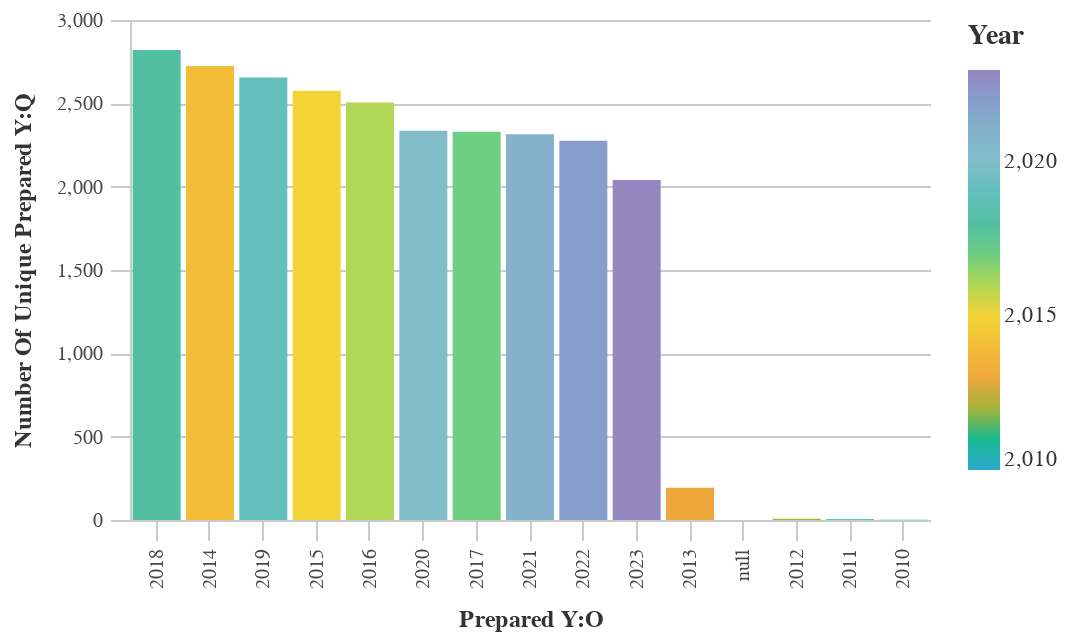

The notebook cell this image was saved under:
### Code cell
_dla_utils.basic_bar_chart(tops, "prepared_y:O","unique_prepared_y:Q", "prepared_y", "subset")

### Figure 1 — Vega-Lite specification as saved in the notebook (floating-point values rounded to 4 significant figures)
{"width": 400, "height": 250, "background": "white", "config": {"title": {"fontSize": 18, "font": "Raleway", "anchor": "middle", "fontColor": "#333", "fontWeight": 300, "offset": 20}, "header": {"labelFont": "Nunito Sans", "titleFont": "Raleway"}, "axis": {"domain": true, "domainColor": "#cbcbcb", "grid": true, "gridColor": "#cbcbcb", "gridWidth": 1, "labelColor": "#474747", "labelFontSize": 10, "titleColor": "#333", "tickColor": "#cbcbcb", "tickSize": 10, "titleFontSize": 12, "titlePadding": 10, "labelPadding": 4, "labelFont": "Nunito Sans", "titleFont": "Raleway"}, "axisBand": {"grid": false}, "range": {"category_bright": ["#2EA8CE", "#EB9F3C", "#F4D837", "#51BF9D", "#8CBCCB", "#9487C0"], "category_bold": ["#136C97", "#E16B26", "#F6BF16", "#00896B", "#7790A3", "#5B559C"], "diverging": ["#E16B26", "#EB9F3C", "#f6e7e1", "#8CBCCB", "#2EA8CE", "#136C97"], "sequential": ["#B9D6DF", "#8CBCCB", "#2EA8CE", "#136C97", "#0B405B"]}, "legend": {"labelFont": "Nunito Sans", "labelFontSize": 11, "symbolType": "square", "symbolSize": 30, "titleFont": "Raleway", "titleFontSize": 14, "titlePadding": 10, "padding": 1, "orient": "right", "labelLimit": 0, "labelColor": "#333", "titleColor": "#333"}, "view": {"stroke": "transparent"}, "group": {"fill": "white"}, "arc": {"fill": "#8CBCCB"}, "area": {"fill": "#8CBCCB"}, "line": {"stroke": "#8CBCCB", "strokeWidth": 2}, "trail": {"color": "#8CBCCB", "stroke": "#8CBCCB", "strokeWidth": 0, "size": 1}, "path": {"stroke": "#8CBCCB", "strokeWidth": 0.5}, "rect": {"fill": "#8CBCCB"}, "point": {"filled": true, "shape": "circle"}, "shape": {"stroke": "#8CBCCB"}, "text": {"font": "Nunito Sans", "color": "#8CBCCB", "fontSize": 11, "align": "center", "fontWeight": 400, "size": 11}, "bar": {"binSpacing": 2, "fill": "#8CBCCB", "stroke": false}, "background": "white", "font": "Raleway"}, "data": {"name": "data-6c46671c4efd0250eb275ba6db2a8e46"}, "mark": {"type": "bar"}, "encoding": {"color": {"field": "prepared_y", "legend": {"symbolLimit": 10, "title": "Year"}, "scale": {"range": ["#2EA8CE", "#EB9F3C", "#F4D837", "#51BF9D", "#8CBCCB", "#9487C0"]}, "type": "quantitative"}, "tooltip": [{"field": "Prepared Y", "title": "Prepared Y:O", "type": "ordinal"}, {"field": "Number Of Unique Prepared Y", "title": "Number Of Unique Prepared Y:Q", "type": "quantitative"}], "x": {"field": "prepared_y", "sort": "-y", "title": "Prepared Y:O", "type": "ordinal"}, "y": {"field": "unique_prepared_y", "title": "Number Of Unique Prepared Y:Q", "type": "quantitative"}}, "$schema": "https://vega.github.io/schema/vega-lite/v5.8.0.json", "datasets": {"data-6c46671c4efd0250eb275ba6db2a8e46": [{"prefix": "HSIPL", "unique_prefix": 3974, "prepared_y": 2018, "unique_prepared_y": 2820.0, "status_comment": "Authorized", "unique_status_comment": 24030, "project_location": null, "unique_project_location": 520, "type_of_work": "Bridge Replacement (tc)", "unique_type_of_work": 856, "mpo": "SCAG", "unique_mpo": 6109, "primary_agency_name": "Humboldt County", "unique_primary_agency_name": 898}, {"prefix": "CML", "unique_prefix": 3946, "prepared_y": 2014, "unique_prepared_y": 2724.0, "status_comment": "..", "unique_status_comment": 174, "project_location": "San Francisco Bay Area", "unique_project_location": 81, "type_of_work": "Bridge Replacement", "unique_type_of_work": 652, "mpo": "MTC", "unique_mpo": 3955, "primary_agency_name": "Santa Cruz County", "unique_primary_agency_name": 642}, {"prefix": "STPL", "unique_prefix": 3344, "prepared_y": 2019, "unique_prepared_y": 2655.0, "status_comment": "Prog Code Z400", "unique_status_comment": 108, "project_location": "FTA transfer", "unique_project_location": 61, "type_of_work": "FTA Transfer", "unique_type_of_work": 520, "mpo": "NON-MPO", "unique_mpo": 3288, "primary_agency_name": "Los Angeles", "unique_primary_agency_name": 599}, {"prefix": "ER", "unique_prefix": 2259, "prepared_y": 2015, "unique_prepared_y": 2575.0, "status_comment": "Prog Code M400", "unique_status_comment": 76, "project_location": "Golden Gate Bridge", "unique_project_location": 36, "type_of_work": "Permanent Restoration", "unique_type_of_work": 417, "mpo": "SACOG", "unique_mpo": 2216, "primary_agency_name": "Los Angeles County", "unique_primary_agency_name": 540}, {"prefix": "BRLO", "unique_prefix": 1750, "prepared_y": 2016, "unique_prepared_y": 2505.0, "status_comment": "Prog Code Z230", "unique_status_comment": 48, "project_location": "Various Locations", "unique_project_location": 36, "type_of_work": "Road Rehabilitation", "unique_type_of_work": 300, "mpo": "CFCG", "unique_mpo": 1589, "primary_agency_name": "Fresno", "unique_primary_agency_name": 522}, {"prefix": "BRLS", "unique_prefix": 1138, "prepared_y": 2020, "unique_prepared_y": 2336.0, "status_comment": "Prog Code Z003", "unique_status_comment": 30, "project_location": "Sacog Region", "unique_project_location": 32, "type_of_work": "Emergency Opening", "unique_type_of_work": 278, "mpo": "KCOG", "unique_mpo": 1169, "primary_agency_name": "El Dorado County", "unique_primary_agency_name": 354}, {"prefix": "ATPL", "unique_prefix": 748, "prepared_y": 2017, "unique_prepared_y": 2330.0, "status_comment": "Prog Code M40E", "unique_status_comment": 27, "project_location": "Throughout Kern County", "unique_project_location": 27, "type_of_work": "Bridge Preventive Maintenance", "unique_type_of_work": 192, "mpo": "AMBAG", "unique_mpo": 1022, "primary_agency_name": "Kern County", "unique_primary_agency_name": 339}, {"prefix": "RPSTPL", "unique_prefix": 618, "prepared_y": 2021, "unique_prepared_y": 2315.0, "status_comment": "prog code Y230", "unique_status_comment": 24, "project_location": "Citywide", "unique_project_location": 20, "type_of_work": "Storm Damage Restoration", "unique_type_of_work": 177, "mpo": "STANCOG", "unique_mpo": 943, "primary_agency_name": "Stockton", "unique_primary_agency_name": 318}, {"prefix": "ACSTP", "unique_prefix": 416, "prepared_y": 2022, "unique_prepared_y": 2275.0, "status_comment": "Prog Code M0E3", "unique_status_comment": 23, "project_location": "Various Locations In San Diego County", "unique_project_location": 17, "type_of_work": "Pavement Rehabilitation", "unique_type_of_work": 144, "mpo": "TCAG", "unique_mpo": 590, "primary_agency_name": "Fresno County", "unique_primary_agency_name": 315}, {"prefix": "HPLUL", "unique_prefix": 373, "prepared_y": 2023, "unique_prepared_y": 2040.0, "status_comment": "Prog Code M23E", "unique_status_comment": 17, "project_location": "Sf Bay Area: Regionwide", "unique_project_location": 16, "type_of_work": "Bridge Rehabilitation", "unique_type_of_work": 133, "mpo": "SJCG", "unique_mpo": 583, "primary_agency_name": "Bakersfield", "unique_primary_agency_name": 308}, {"prefix": "BPMP", "unique_prefix": 359, "prepared_y": 2013, "unique_prepared_y": 193.0, "status_comment": "Prog Code Y400", "unique_status_comment": 17, "project_location": "City Of Modesto", "unique_project_location": 14, "type_of_work": "Seismic Retrofit", "unique_type_of_work": 131, "mpo": "SDAG", "unique_mpo": 579, "primary_agency_name": "San Joaquin County", "unique_primary_agency_name": 306}, {"prefix": "SRTSL", "unique_prefix": 346, "prepared_y": null, "unique_prepared_y": 67.0, "status_comment": "Prog Code Z40E", "unique_status_comment": 17, "project_location": "East Road, Cr 230, Redwood Valley", "unique_project_location": 14, "type_of_work": "Replace 2 Lane Bridge With 2 Lane Bridge (tc)", "unique_type_of_work": 115, "mpo": "SBCG", "unique_mpo": 394, "primary_agency_name": "Mendocino County", "unique_primary_agency_name": 300}, {"prefix": "ACSTER", "unique_prefix": 329, "prepared_y": 2012, "unique_prepared_y": 7.0, "status_comment": "ON HOLD FOR FHWA APPROVAL OF DAF AND 11-J", "unique_status_comment": 14, "project_location": "Stanislaus County", "unique_project_location": 14, "type_of_work": "Road Rehabilitation (tc)", "unique_type_of_work": 88, "mpo": "MCAG", "unique_mpo": 374, "primary_agency_name": "Modesto", "unique_primary_agency_name": 292}, {"prefix": "FTACML", "unique_prefix": 319, "prepared_y": 2011, "unique_prepared_y": 5.0, "status_comment": "ON HOLD FOR FHWA APPROVAL OF DAF, NEPA, AND 11-J", "unique_status_comment": 14, "project_location": "Various Locations (see Comments)", "unique_project_location": 14, "type_of_work": "Bridge Rehabilitation (tc)", "unique_type_of_work": 84, "mpo": "BCAG", "unique_mpo": 322, "primary_agency_name": "Tulare County", "unique_primary_agency_name": 280}, {"prefix": "BPMPL", "unique_prefix": 317, "prepared_y": 2010, "unique_prepared_y": 1.0, "status_comment": "Prog Code Z301", "unique_status_comment": 14, "project_location": "Bay Area", "unique_project_location": 13, "type_of_work": "Ac Overlay (tc)", "unique_type_of_work": 80, "mpo": "SLAC", "unique_mpo": 274, "primary_agency_name": "Sacramento County", "unique_primary_agency_name": 257}, {"prefix": "BHLS", "unique_prefix": 315, "prepared_y": null, "unique_prepared_y": null, "status_comment": "Prog Code M230", "unique_status_comment": 13, "project_location": "City Of Visalia", "unique_project_location": 13, "type_of_work": "Road Reconstruction", "unique_type_of_work": 76, "mpo": "STPA", "unique_mpo": 239, "primary_agency_name": "Stanislaus County", "unique_primary_agency_name": 256}, {"prefix": "CMLNI", "unique_prefix": 309, "prepared_y": null, "unique_prepared_y": null, "status_comment": "Prog Code M240", "unique_status_comment": 13, "project_location": "County Of Madera", "unique_project_location": 13, "type_of_work": "Install Traffic Signal", "unique_type_of_work": 58, "mpo": "MCTC", "unique_mpo": 236, "primary_agency_name": "Sacramento", "unique_primary_agency_name": 225}, {"prefix": "HRRRL", "unique_prefix": 290, "prepared_y": null, "unique_prepared_y": null, "status_comment": "Prog Code Y230", "unique_status_comment": 13, "project_location": "I-10 Corridor Express Lane Widening From San Antonio Avenue In The City Of ", "unique_project_location": 13, "type_of_work": "Replace Bridge (tc)", "unique_type_of_work": 58, "mpo": "SANDAG", "unique_mpo": 216, "primary_agency_name": "Santa Barbara County", "unique_primary_agency_name": 212}, {"prefix": "STPLZ", "unique_prefix": 203, "prepared_y": null, "unique_prepared_y": null, "status_comment": "prog code Y400", "unique_status_comment": 12, "project_location": "In Stanislaus County", "unique_project_location": 13, "type_of_work": "Pedestrian Improvements", "unique_type_of_work": 53, "mpo": "SJCOG", "unique_mpo": 194, "primary_agency_name": "Placer County", "unique_primary_agency_name": 203}, {"prefix": "STPLR", "unique_prefix": 151, "prepared_y": null, "unique_prepared_y": null, "status_comment": "Prog Code L23E", "unique_status_comment": 10, "project_location": "Sixth Street Viaduct Over La River, Us 101, And Uprr, Bnsf, Amtrack, Lacmta And", "unique_project_location": 13, "type_of_work": "Bridge Preventative Maintenance", "unique_type_of_work": 51, "mpo": "KCAG", "unique_mpo": 164, "primary_agency_name": "Clovis", "unique_primary_agency_name": 196}]}}
